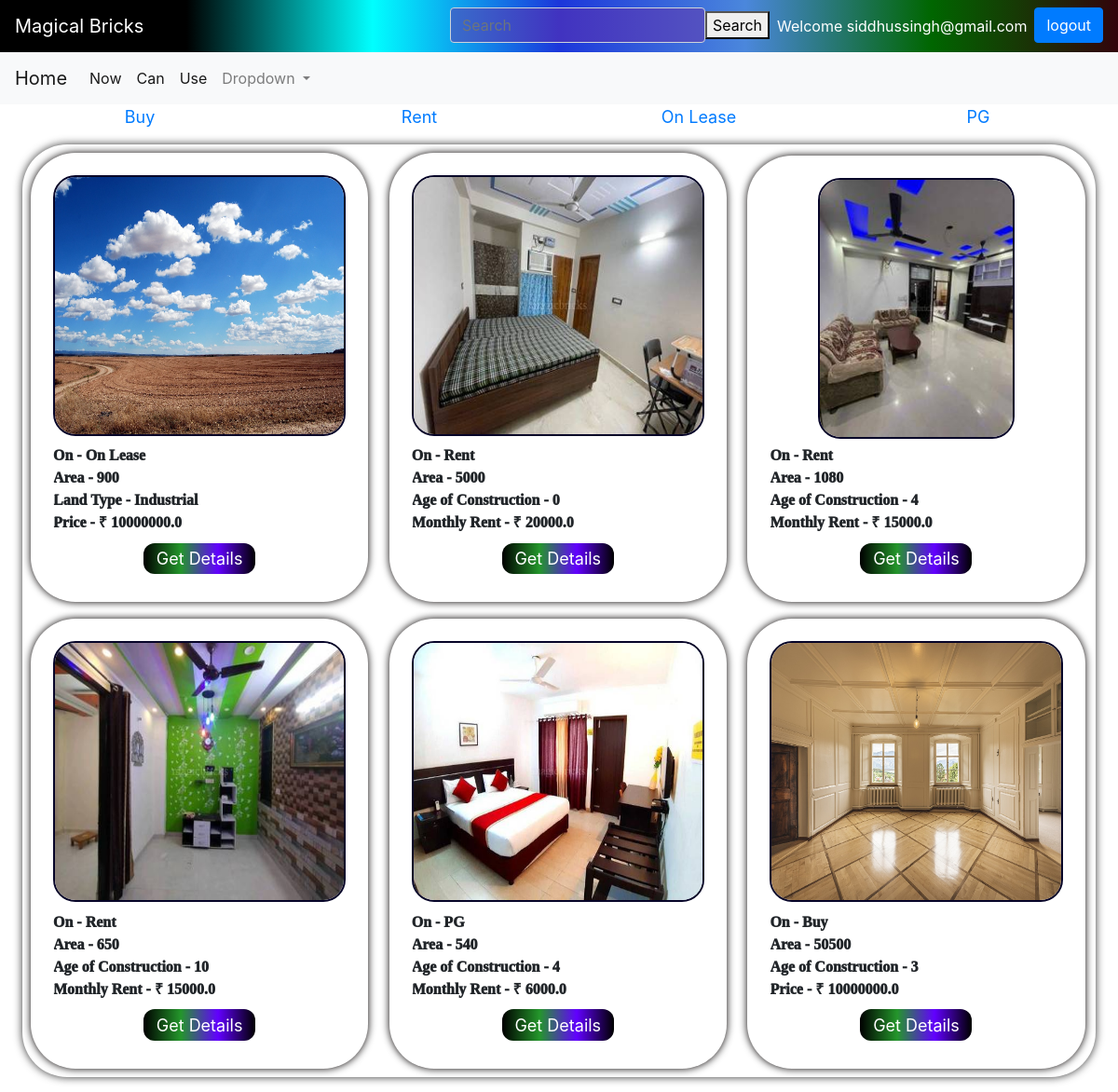
The app's page / (signed in) with its own data.
### bricks/models.py (models this page shows, shortened)
class category(models.Model):
    cat=models.CharField(max_length=50)
    def __str__(self) :
        return self.cat

class land(models.Model):
    name=models.CharField(max_length=500,blank=False,null=True,default=None)
    cat=models.ForeignKey("category", null=True , on_delete=models.CASCADE, default=None)
    owner_phone=models.IntegerField(null=True, blank=False)
    owner_name=models.CharField(max_length=500,blank=False,null=True,default=None)
    owner_mail=models.EmailField(max_length=500,blank=False,null=True)
    area=models.IntegerField(default=0)
    land_type=models.CharField(choices=t_l, max_length=50, default= None, null=True)
    price=models.FloatField(default=0)
    p_type=models.CharField(max_length=10, default="Land")
    address=models.CharField(max_length=200, blank= False, default=None, null=False, unique=True)
    image=models.ImageField(upload_to='images/')

class built(models.Model):
    name=models.CharField(max_length=500,blank=False,null=True,default=None)
    owner_phone=models.IntegerField(null=True, blank=False)
    owner_name=models.CharField(max_length=500,blank=False,null=True,default=None)
    owner_mail=models.EmailField(max_length=500,blank=False,null=True)
    cat=models.ForeignKey("category", null=True , on_delete=models.CASCADE, default=None)
    area=models.IntegerField()
    floors=models.IntegerField()
    status=models.CharField(max_length=50,choices=st)
    faces=models.CharField(choices=direction, max_length=50, blank=False)
    p_type=models.CharField(max_length=10, default="Built")
    furnished_status=models.CharField(max_length=50,choices=state, blank=False, null=True)
    type_of_ownership=models.CharField(max_length=50,choices=too)
    price=models.FloatField(default=0,null=True)
    age=models.IntegerField()
    address=models.CharField(max_length=200, blank= False, default=None, null=True, unique=True)
    image=models.ImageField(upload_to='images/')

### bricks/views.py (the view, shortened to what this page needs)
# urls.py: 2. Add a URL to urlpatterns:  path('', views.home, name='home')
def home(request):
    y=category.objects.all()
    p=land.objects.all()
    q=built.objects.all()
    if request.method== 'GET':
        return render(request,'bricks/home.html',{'signup_form':UserForm(),"obj":p,"obj2":q,"y":y,"login_form":AuthenticationForm()})
    return render(request,'bricks/home.html',{'signup_form':UserForm(),"obj":p,"obj2":q,"y":y,"login_form":AuthenticationForm()})

### bricks/form.py
class UserForm(UserCreationForm):
    first_name = forms.CharField()
    last_name = forms.CharField()
    email = forms.EmailField()
    class Meta:
        model = User
        fields = ('first_name','last_name', 'username', 'email', 'password1' ,'password2' )

### bricks/templates/bricks/home.html (shortened to what this page needs)
<!DOCTYPE html>
<html lang="en">
<head>
  {% load static %}
  <link rel="stylesheet" href="{% static 'bricks/style_home.css' %}" />
</head>
<body>
    {% include "bricks/navbar.html" %}
  <div class="main">
    {% if y %} {% for x in y %}
    <a href="{% url 'properties' %}?category={{x.id}}" id="cat">
      <div class="heading">{{x.cat}}</div>
    </a>
    {% endfor %} {% endif %}
  </div>
  <div class="properties" >
    {% if obj %} {% for y in obj %}
    <div  class="property">
      <div class="imgs"><img  src="{{y.image.url}}" alt=""></div>
      <div class="info_items">On - {{y.cat}}</div>
      <div class="info_items">Area - {{y.area}}</div>
      <div class="info_items">Land Type - {{y.land_type}}</div>
      {% if y.cat.cat == "Rent" or y.cat.cat == "On_lease" %}
      <div class="info_items">Monthly Rent - &#8377 {{y.price}}</div>
      {% else %}
      <div class="info_items">Price - &#8377 {{y.price}}</div>
      {% endif %}
      <a href="{% url 'property_details' y.id %}?p_type={{y.p_type}}" id="details_button">
        <div id="details_button">
          Get Details
        </div>
      </a>
    </div>
    {% endfor %}
    {% endif %}
    {% if obj2 %}
    {% for y in obj2 %}
    <div  class="property">
      <div class="imgs"><img  src="{{y.image.url}}" alt=""></div>
      <div class="info_items">On - {{y.cat}}</div>
      <div class="info_items">Area - {{y.area}}</div>
      <div class="info_items">Age of Construction - {{y.age}}</div>
      {% if y.cat.cat == "Rent" or y.cat.cat == "PG" %}
      <div class="info_items">Monthly Rent - &#8377 {{y.price}}</div>
      {% else %}
      <div class="info_items">Price - &#8377 {{y.price}}</div>
      {% endif %}
      <a href="{% url 'property_details' y.id %}?p_type={{y.p_type}}" id="details_button">
        <div id="details_button">
          Get Details
        </div>
      </a>
    </div>
    {% endfor %}
    {% endif %}
  </div>
</body>
</html>

### bricks/templates/bricks/navbar.html (shortened to what this page needs)
<html>
<head>
  <link rel="stylesheet" href="https://maxcdn.bootstrapcdn.com/bootstrap/4.0.0-beta.2/css/bootstrap.min.css" />
</head>
<body>
  <nav class="navbar navbar-light justify-content-between" style="
  display:block;
        background: linear-gradient(
          90deg,
          #000,
          #000,#00ffff,
          #1c36da,
          #4b87dc,
          #006600,
          #32040b
        );
        animation: gradient 15s ease infinite;
      ">
    <a class="navbar-brand" style="color:white;">Magical Bricks</a>
    {%if user.is_authenticated%}
    <a class="btn btn-primary" type="submit" id="login" href='{%url 'logout_user' %}'
      style="width:fit-content; float:right;">logout</a>
    <p class="px-2 mt-2" style="width:fit-content; float:right; color:white;">Welcome {{user.email}}</p>
    {% endif %}
    <form class="form-inline" id="search_form">
      <input class="form-control" type="search" placeholder="Search" aria-label="Search" style="
          color:white;
          background: rgba(103,48,167,0.5);
          " />
      <button class="button " class="btn btn-primary" type="submit" id="s_button">
        Search
      </button>
    </form>
  </nav>
  <nav class="navbar navbar-expand-lg navbar-light bg-light">
    <a class="navbar-brand" href="home">Home</a>
    <div class="collapse navbar-collapse" id="navbarSupportedContent" z-index: 0>
      <ul class="navbar-nav mr-auto">
        <li class="nav-item active">
          <a class="nav-link" href="built_details">Now<span class="sr-only">(current)</span></a>
        </li>
        <li class="nav-item active">
          <a class="nav-link" href="land_details">Can</a>
        </li>
        <li class="nav-item active">
          <a class="nav-link" href="#">Use</a>
        </li>
        <li class="nav-item dropdown">
          <a class="nav-link dropdown-toggle" href="#" id="navbarDropdown" role="button" data-toggle="dropdown"
            aria-haspopup="true" aria-expanded="false">
            Dropdown
          </a>
        </li>
      </ul>
    </div>
  </nav>
</body>
</html>

### bricks/static/bricks/style_home.css (style rules this page uses)
.main { display: flex; }
#cat { flex: 1; font-size: 1.5vw; background: linear-gradient(90deg); }
.heading { margin: auto; justify-content: center; text-align: center; }
.properties { border-color: black; border-width: 1vw; display: block; background-color: #fff; border-radius: 4vw; box-shadow: 0 0 10px rgba(0, 0, 0, 0.8); margin: 2vh 2vw; width: fit-content; max-width: auto; height: fit-content; }
.property { display: inline-block; justify-items: center; background-color: #fff; box-shadow: 0 0 0.75vw rgb(5, 0, 0); border-radius: 4vw; margin: 0.75vw; padding: 3vh 3vh; height: fit-content; width: 31.44%; }
.info_items { display: flex; border-radius: 2vw; overflow: hidden; height: fit-content; box-sizing: border-box; width: 100%; font-family: cursive; font-weight: 1000; }
.imgs { border: 0.2vw solid rgb(6, 4, 40); ; border-radius: 2vw; display: inline-flex; overflow: hidden; box-sizing: border-box; width: 100%; height: 35vh; margin-bottom: 3%; }
.imgs>img { width: 100%; object-fit: fill; }
#details_button { text-decoration: none; display: flex; margin: 3% auto; padding: auto; height: 2.5vw; text-align: center; justify-content: center; font-size: 1.5vw; ; color: white; width: 10vw; border-radius: 1vw; background: linear-gradient(90deg, rgb(0, 0, 0), rgb(36, 150, 43), rgb(98, 0, 255), rgb(0, 0, 0)); }

### bricks/templates/bricks/navbar.html (style rules this page uses)
#s_button { height: 100%; }
@media only screen and (min-width:600px) { #search_form { float: inline-end; } }

### records on screen
category: cat "Buy"
category: cat "Rent"
category: cat "On Lease"
category: cat "PG"
land: image (picture), cat "On Lease", area "900", land_type "Industrial", price "10000000.0"
built: image (picture), cat "Rent", area "5000", age "0", price "20000.0"
built: image (picture), cat "Rent", area "1080", age "4", price "15000.0"
built: image (picture), cat "Rent", area "650", age "10", price "15000.0"
built: image (picture), cat "PG", area "540", age "4", price "6000.0"
built: image (picture), cat "Buy", area "50500", age "3", price "10000000.0"

### other values on screen
{{ user.email }} "siddhussingh@gmail.com"
